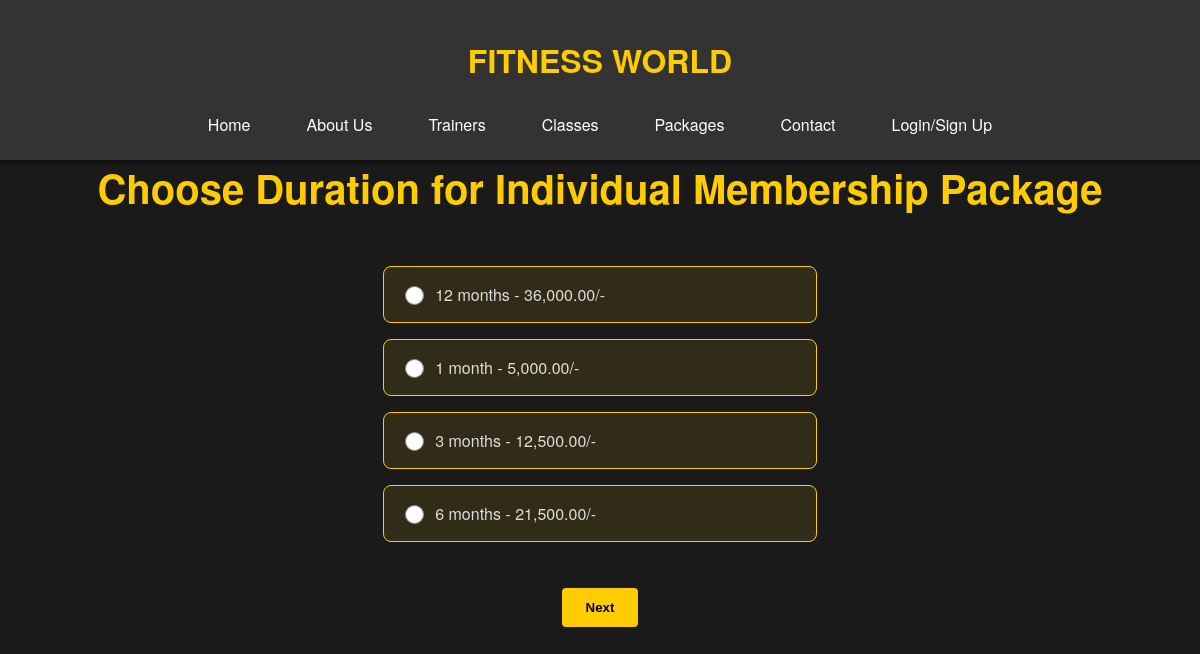
Screenshot of /selectDuration.php?packageID=1 with the database file from the repository.
### tables this page shows
CREATE TABLE `packages` (
  `packageID` int(11) NOT NULL,
  `packageName` varchar(100) NOT NULL,
  `packageType` enum('individual','family','casual','couple','personal_training') NOT NULL
);

CREATE TABLE `subpackages` (
  `subPackageID` int(11) NOT NULL,
  `packageID` int(11) DEFAULT NULL,
  `duration` enum('1_month','3_months','6_months','12_months','1_session') NOT NULL,
  `price` decimal(10,2) NOT NULL
);

### selectDuration.php (the view, shortened to what this page needs)
<?php
include 'connection.php';
if (isset($_GET['packageID'])) {
    $packageID = $_GET['packageID'];
    $packageQuery = "SELECT packageName FROM packages WHERE packageID = ?";
    $packageStmt = $con->prepare($packageQuery);
    $packageStmt->bind_param('i', $packageID);
    $packageStmt->execute();
    $packageResult = $packageStmt->get_result();
    $package = $packageResult->fetch_assoc();
    $query = "SELECT * FROM subpackages WHERE packageID = ?";
    $stmt = $con->prepare($query);
    $stmt->bind_param('i', $packageID);
    $stmt->execute();
    $result = $stmt->get_result();
    $subpackages = $result->fetch_all(MYSQLI_ASSOC);
} else {
    $_SESSION['error_message'] = 'Invalid request. Package ID is required.';
    header("Location: packages.php");
    exit();
}
?>
<!doctype html>
<html lang="en">
<head>
    <link rel="stylesheet" href="assets/css/stylemember.css">
</head>
<body>
    <header>
        <h1>FITNESS WORLD</h1>
        <nav>
            <a href="index.php">Home</a>
            <a href="index.php#about">About Us</a>
            <a href="index.php#trainers">Trainers</a>
            <a href="index.php#classes">Classes</a>
            <a href="packages.php">Packages</a>
            <a href="index.php#contact">Contact</a>
            <a href="login.php">Login/Sign Up</a>
        </nav>
    </header>
    <div class="membership-container">
        <h1>Choose Duration for <?php echo htmlspecialchars($package['packageName']); ?> Package</h1>
        <form action="enrollMember.php" method="post">
            <?php if (!empty($subpackages)): ?>
                <div class="duration-options">
                    <?php foreach ($subpackages as $subpackage): ?>
                        <div class="duration-option">
                            <input type="radio" id="duration_<?php echo $subpackage['subPackageID']; ?>" name="subPackageID" value="<?php echo $subpackage['subPackageID']; ?>" required>
                            <label for="duration_<?php echo $subpackage['subPackageID']; ?>">
                                <?php echo ucfirst(str_replace('_', ' ', $subpackage['duration'])); ?> - <?php echo number_format($subpackage['price'], 2); ?>/-
                            </label>
                        </div>
                    <?php endforeach; ?>
                </div>
                <button type="submit">Next</button>
            <?php else: ?>
                <p>No subpackages available for this package.</p>
            <?php endif; ?>
        </form>
    </div>
</body>
</html>

### assets/css/stylemember.css (style rules this page uses)
body { font-family: 'Helvetica Neue', Arial, sans-serif; margin: 0; padding: 0; box-sizing: border-box; background-color: #1a1a1a; color: #fff; }
header { background-color: #333; color: #FFCC00; padding: 1rem 0; text-align: center; position: fixed; width: 100%; top: 0; z-index: 1000; box-shadow: 0 2px 4px rgba(0, 0, 0, 0.5); }
nav { display: flex; justify-content: center; gap: 1.5rem; }
nav a { color: #fff; text-decoration: none; padding: 0.5rem 1rem; transition: color 0.3s; }
.membership-container { margin-top: 100px; text-align: center; padding: 2rem 1rem; }
.membership-container h1 { font-size: 2.5rem; margin-bottom: 1rem; color: #FFCC00; }
.duration-options { margin-top: 50px; display: flex; flex-direction: column; align-items: center; gap: 1rem; margin-bottom: 30px; }
.duration-option { display: flex; align-items: center; gap: 0.5rem; background-color: rgba(255, 204, 0, 0.1); border: 1px solid #FFCC00; border-radius: 8px; padding: 1rem; width: 100%; max-width: 400px; transition: background-color 0.3s; }
.duration-option input[type="radio"] { accent-color: #FFCC00; width: 1.2rem; height: 1.2rem; }
.duration-option label { font-size: 1rem; color: #ddd; }
button[type="submit"] { padding: 0.75rem 1.5rem; background-color: #FFCC00; color: #000; border: none; cursor: pointer; font-weight: bold; transition: background-color 0.3s, color 0.3s; margin-top: 1rem; border-radius: 4px; }

### rows the page displays
packages: packageName "Individual Membership"
subpackages: duration "12 months", price "36,000.00"
subpackages: duration "1 month", price "5,000.00"
subpackages: duration "3 months", price "12,500.00"
subpackages: duration "6 months", price "21,500.00"
